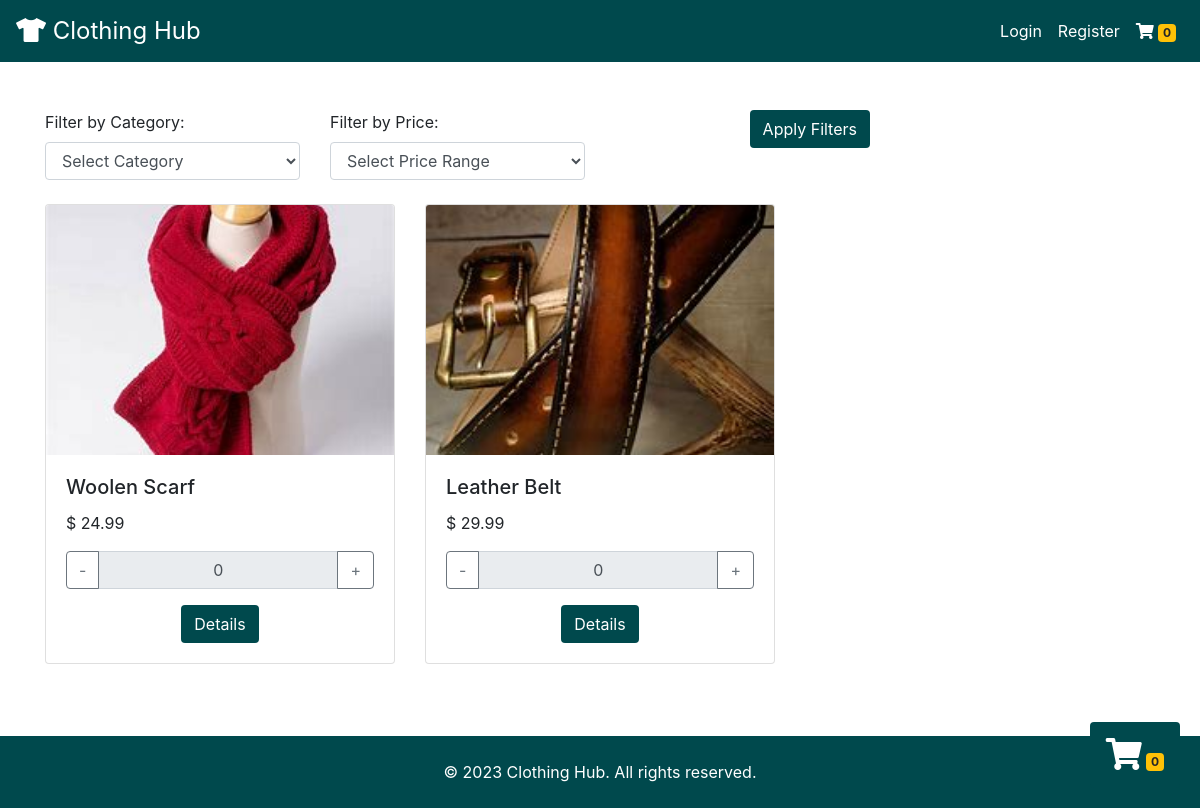
/show_product.php?category=Accessories, run on the app's committed database.
### tables this page shows
CREATE TABLE `products` (
  `productID` int(11) NOT NULL,
  `productName` varchar(255) NOT NULL,
  `description` text DEFAULT NULL,
  `price` decimal(10,2) NOT NULL,
  `imageURL` varchar(255) DEFAULT NULL,
  `category` varchar(255) DEFAULT NULL
);

### classes/Cart.php (called while the page is built, shortened)
<?php
class Cart {
    public function getCartCount() {
        return isset($_SESSION['cart']) ? array_sum($_SESSION['cart']) : 0;
    }
}
?>

### classes/Product.php (called while the page is built, shortened)
<?php
class Product {
    private $conn;
    public function __construct($conn) {
        $this->conn = $conn;
    }
    public function getAllProducts($filters = []) {
        $sql = "SELECT * FROM products";
        $conditions = [];
        if (isset($filters['category']) && $filters['category']) {
            $conditions[] = "category = :category";
        }
        if ($conditions) {
            $sql .= " WHERE " . implode(' AND ', $conditions);
        }
        $stmt = $this->conn->prepare($sql);
        if (isset($filters['category']) && $filters['category']) {
            $stmt->bindParam(':category', $filters['category']);
        }
        $stmt->execute();
        return $stmt->fetchAll(PDO::FETCH_ASSOC);
    }
}
?>

### show_product.php (the view, shortened to what this page needs)
<?php
require 'includes/db_connection.php';
require 'classes/Product.php';
require 'classes/Cart.php';
$productObj = new Product($conn);
$cartObj = new Cart($conn);
$cartCount = $cartObj->getCartCount();
if ($_SERVER["REQUEST_METHOD"] == "GET" && isset($_GET['price'])) {
    $products = $productObj->getFilteredProducts($_GET['price'], $_GET['category']);
} else {
    $products = $productObj->getAllProducts();
}
$filters = [
    'price' => $_GET['price'] ?? null,
    'category' => $_GET['category'] ?? null,
    'size' => $_GET['size'] ?? null
];
$products = $productObj->getAllProducts($filters);
?>
<!DOCTYPE html>
<html lang="en">
<head>
    <link rel="stylesheet" href="https://maxcdn.bootstrapcdn.com/bootstrap/4.5.2/css/bootstrap.min.css">
    <link rel="stylesheet" href="https://cdnjs.cloudflare.com/ajax/libs/font-awesome/5.15.1/css/all.min.css">
</head>
<body>
    <nav class="navbar navbar-expand-lg" style="background-color: #00494d;">
        <a class="navbar-brand text-white" href="index.php" style="font-size: 24px;">
            <i class="fas fa-tshirt"></i> Clothing Hub
        </a>
        <div class="collapse navbar-collapse" id="navbarNav">
            <ul class="navbar-nav ml-auto">
                <?php if (isset($_SESSION['username'])): ?>
                    <li class="nav-item">
                        <span class="navbar-text text-white mr-3">Welcome,
                            <?php echo $_SESSION['username']; ?>!
                        </span>
                    </li>
                    <li class="nav-item">
                        <a class="nav-link text-white" href="logout.php">Logout</a>
                    </li>
                <?php else: ?>
                    <li class="nav-item">
                        <a class="nav-link text-white" href="login.php">Login</a>
                    </li>
                    <li class="nav-item">
                        <a class="nav-link text-white" href="register.php">Register</a>
                    </li>
                <?php endif; ?>
                <li class="nav-item">
                    <a class="nav-link text-white" href="cart.php">
                        <i class="fas fa-shopping-cart"></i>
                        <span class="badge badge-warning">
                            <?php echo $cartCount; ?>
                        </span>
                    </a>
                </li>
            </ul>
        </div>
    </nav>
    <div class="container mt-5">
        <form action="show_product.php" method="GET">
            <div class="row mb-4">
                <div class="col-md-3">
                    <label>Filter by Category:</label>
                    <select name="category" class="form-control">
                        <option value="">Select Category</option>
                    </select>
                </div>
                <div class="col-md-3">
                    <label>Filter by Price:</label>
                    <select name="price" class="form-control">
                        <option value="">Select Price Range</option>
                    </select>
                </div>
                <div class="col-md-3 text-right">
                    <button class="btn text-white" style="background-color: #00494d;">Apply Filters</button>
                </div>
            </div>
        </form>
        <div class="row">
            <?php foreach ($products as $product): ?>
                <div class="col-md-4 mb-4">
                    <div class="card">
                        <div style="height: 250px; overflow: hidden;">
                            <img src="<?php echo $product['imageURL']; ?>" class="card-img-top"
                                alt="<?php echo $product['productName']; ?>"
                                style="object-fit: cover; height: 100%; width: 100%;">
                        </div>
                        <div class="card-body">
                            <h5 class="card-title">
                                <?php echo $product['productName']; ?>
                            </h5>
                            <p class="card-text">$
                                <?php echo $product['price']; ?>
                            </p>
                            <?php
                            $productQuantityInCart = isset($_SESSION['cart'][$product['productID']]) ? $_SESSION['cart'][$product['productID']] : 0;
                            ?>
                            <div class="input-group mb-3">
                                <div class="input-group-prepend">
                                    <button class="btn btn-outline-secondary quantity-decrease" type="button"
                                        data-product-id="<?php echo $product['productID']; ?>">-</button>
                                </div>
                                <input type="text" class="form-control text-center"
                                    value="<?php echo $productQuantityInCart; ?>" readonly>
                                <div class="input-group-append">
                                    <button class="btn btn-outline-secondary quantity-increase" type="button"
                                        data-product-id="<?php echo $product['productID']; ?>">+</button>
                                </div>
                            </div>
                            <div class="text-center">
                                <a href="product_details.php?id=<?php echo $product['productID']; ?>" class="btn text-white"
                                    style="background-color: #00494d;">Details</a>
                            </div>
                        </div>
                    </div>
                </div>
            <?php endforeach; ?>
        </div>
    </div>
    <div style="position: fixed; bottom: 20px; right: 20px; z-index: 1000;" class="animated">
        <a href="cart.php">
            <div style="background-color: #00494d;" class="rounded p-3 text-white">
                <i class="fas fa-shopping-cart fa-2x"></i>
                <span class="badge badge-warning">
                    <?php echo $cartCount; ?>
                </span>
            </div>
        </a>
    </div>
    <footer style="background-color: #00494d;" class="text-white mt-5 p-4 text-center">
        &copy; 2023 Clothing Hub. All rights reserved.
    </footer>
</body>
</html>

### data on the page
products: imageURL (picture), productName "Woolen Scarf", price "24.99", productID "0"
products: imageURL (picture), productName "Leather Belt", price "29.99", productID "0"

### other printed values
$cartCount "0"
